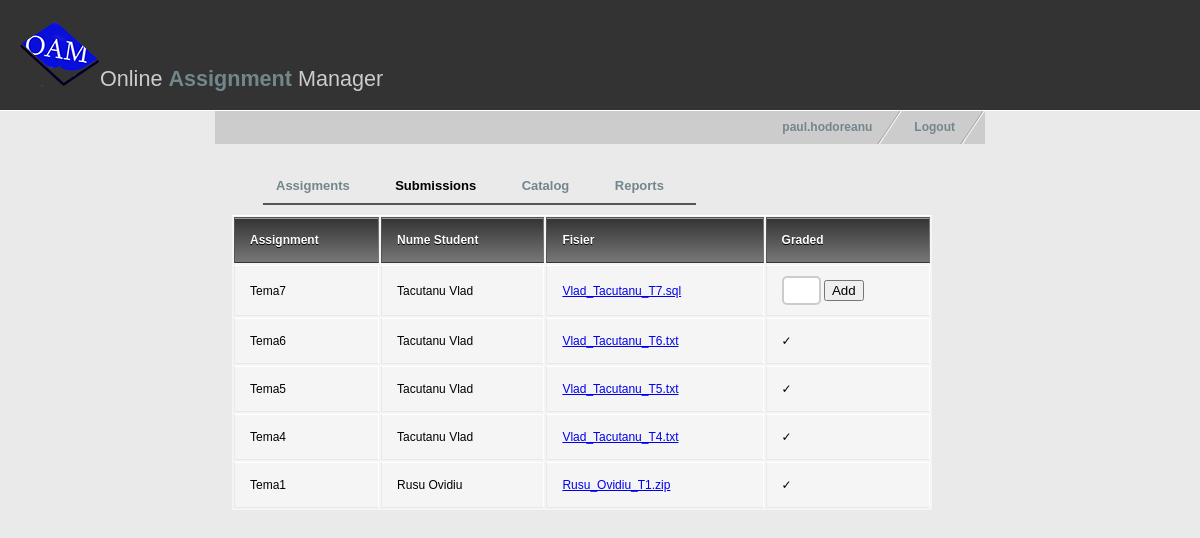
/profsubs.php (signed in), run on the app's committed database.
### tables this page shows
CREATE TABLE Submission(
  IdSubmission INT(10) PRIMARY KEY,
  IdStudent INT(10) NOT NULL,
  IdAssignment INT(10) NOT NULL,
  Data DATE NOT NULL,
  Path VARCHAR(255),
  FOREIGN KEY(IdStudent) REFERENCES Student(IdStudent),
  FOREIGN KEY(IdAssignment) REFERENCES Assignment(IdAssignment)
  );

CREATE TABLE Assignment(
  IdAssignment INT(10) PRIMARY KEY,
  IdMaterie INT(10) NOT NULL,
  Titlu VARCHAR(30) NOT NULL,
  Descriere VARCHAR(255),
  AssignDate DATE NOT NULL,
  DueDate DATE NOT NULL,
  Punctaj DECIMAL(3) NOT NULL,
  Path VARCHAR(255),
  FOREIGN KEY(IdMaterie) REFERENCES Materie(IdMaterie)
  );

CREATE TABLE Student(
  IdStudent INT(10) PRIMARY KEY,
  Nume VARCHAR(30) NOT NULL,
  Prenume VARCHAR(30) NOT NULL,
  Email VARCHAR(50),
  Matricol VARCHAR(20),
  Semestru INT(1), 
  IdFacultate INT(10),
  IdAccount INT(10),  
  CHECK (Email LIKE '%@%.%'),
  FOREIGN KEY(IdFacultate) REFERENCES Facultate(IdFacultate),
  FOREIGN KEY(IdAccount) REFERENCES Account(IdAccount)
  );

### profsubs.php (the view, shortened to what this page needs)
<!DOCTYPE html>
<?php
  $username = $_SESSION['username'];
  $numemat=$_GET["name"];
?>
<html xmlns="http://www.w3.org/1999/xhtml" xml:lang="en" lang="en">
<head>
<link href="style.css" rel="stylesheet" type="text/css" />
</head>
<body>
<div id="header">
  <h1><img src="images/oamlogo3.png" alt="" />Online <span style="font-weight:bold; color:#73868C;">Assignment</span> Manager</h1>
</div>
<div id="container">
    <ul id="nav">
	  <li><a href="index.html">Logout</a></li>
      <li><a href="profindex.php"><?php echo $username ?></a></li>
    </ul>
  <div id="contentleft">
    <ul id="nav2">
      <li><a href="profesorcourse.php?name=<?php print $numemat?>">Assigments</a></li>
      <li><a href="#" style="color: #000;">Submissions</a></li>
      <li><a href="profcatalog.php?name=<?php print $numemat?>">Catalog</a></li>
	  <li><a href="#">Reports</a></li>
    </ul>
    <table style="width: 700px; margin-left: 5px;">
      <thead>
        <tr>
          <th>Assignment</th>
          <th>Nume Student</th>
          <th>Fisier</th>
          <th>Graded</th>
      </thead>
      <tbody>
	  <?php
		$result = mysql_query("SELECT  submission.idSubmission as idsub, student.Nume as nume, student.Prenume as prenume,
        assignment.Titlu as titlu, submission.Path as path, nota.Nota as nota
        FROM student join submission on student.IdStudent = submission.IdStudent
        JOIN assignment on submission.IdAssignment = assignment.IdAssignment
        LEFT JOIN nota on submission.IdSubmission = nota.IdSubmission
        WHERE submission.Data < assignment.DueDate
        ORDER BY submission.Data DESC;");
		while($line = mysql_fetch_array($result, MYSQL_ASSOC)) {
        $den = end(explode('/', $line["path"]));
	  echo '<tr>
        <td>',$line["titlu"],'</td>
        <td>',$line["nume"],' ',$line["prenume"],'</td>
        <td><a href="',$line["path"],'">',$den,'</a></td>';
    if(!is_null($line['nota'])){
      echo '<td>',"&#10003;",'</td>';
    }else{
      echo '<td><form action="addnota.php" method="post">
    <input type="text" size="1" name="nota">
    <input type="submit" name="submit" value="Add">
    <input type="hidden" name="idsub" value=',$line["idsub"],'>
  </form></td>';
	}
    echo '</tr>';
      }
      ?>
      </tbody>
    </table>
  </div>
</div>
</body>
</html>

### style.css (style rules this page uses)
body { margin: 0; padding: 0; font: 75% tahoma, Verdana, Arial, sans-serif; line-height: 1.8em; background: #eaeaea url(images/bg.jpg) top left repeat-x; }
#header { background: #333; padding: 20px; border-bottom: 1px solid #fff; }
#header h1 { padding: 0; margin: 0; font-family: Georgia, sans-serif; font-weight: normal; font-size: 180%; color: #ccc; }
#container { width: 770px; margin: 0 auto; padding: 0; }
#nav { float: right; width: 100%; margin: 0; padding: 0px; list-style: none; background: #ccc; }
#nav li { float: right; margin: 0; padding: 0; }
#nav a { float:left; display: block; padding: 0.5em 2.5em 0.5em 1em; text-decoration: none; font-weight: bold; font-size: 100%; color: #73868c; background: #ccc url(images/nav_slant.gif) no-repeat top right; }
#nav2 { width: 100%; padding: 0; list-style: none; padding: 0 0 0 3em; }
#nav2 a { float: left; display: block; padding: 0.7em 2.5em 0.5em 1em; text-decoration: none; font-weight: bold; font-size: 100%; color: #73868c; border-bottom: 2px solid #555; margin-bottom:10px; font-size: 13px; }
#contentleft { float: left; margin-top: 10px; width: 450px; padding: 0 1em 1em 1em; }
table { background: #f5f5f5; border-collapse: separate; box-shadow: inset 0 1px 0 #fff; font-size: 12px; line-height: 24px; margin-left: 53px; text-align: left; width: 260px; }
th { background: linear-gradient(#333, #777); border-left: 1px solid #555; border-right: 1px solid #777; border-top: 1px solid #555; border-bottom: 1px solid #333; box-shadow: inset 0 1px 0 #999; color: #fff; font-weight: bold; padding: 10px 15px; position: relative; text-shadow: 0 1px 0 #000; }
td { border-right: 1px solid #fff; border-left: 1px solid #e8e8e8; border-top: 1px solid #fff; border-bottom: 1px solid #e8e8e8; padding: 10px 15px; position: relative; }
h1 { font-family: Georgia, serif; font-size: 180%; padding: 30px 0 10px 0; color: #73868c; }
form input[type=text] { padding:5px; border:2px solid #ccc; -webkit-border-radius: 5px; border-radius: 5px; }

### data on the page
submission: IdAssignment.Titlu "Tema7", IdStudent.Nume "Tacutanu", IdStudent.Prenume "Vlad", Path "Vlad_Tacutanu_T7.sql"
student: assignment.Titlu "Tema6", Nume "Tacutanu", Prenume "Vlad", submission.Path "Vlad_Tacutanu_T6.txt", assignment.Titlu "Tema5", submission.Path "Vlad_Tacutanu_T5.txt", assignment.Titlu "Tema4", submission.Path "Vlad_Tacutanu_T4.txt"
student: assignment.Titlu "Tema1", Nume "Rusu", Prenume "Ovidiu", submission.Path "Rusu_Ovidiu_T1.zip"

### other printed values
$username "paul.hodoreanu"
